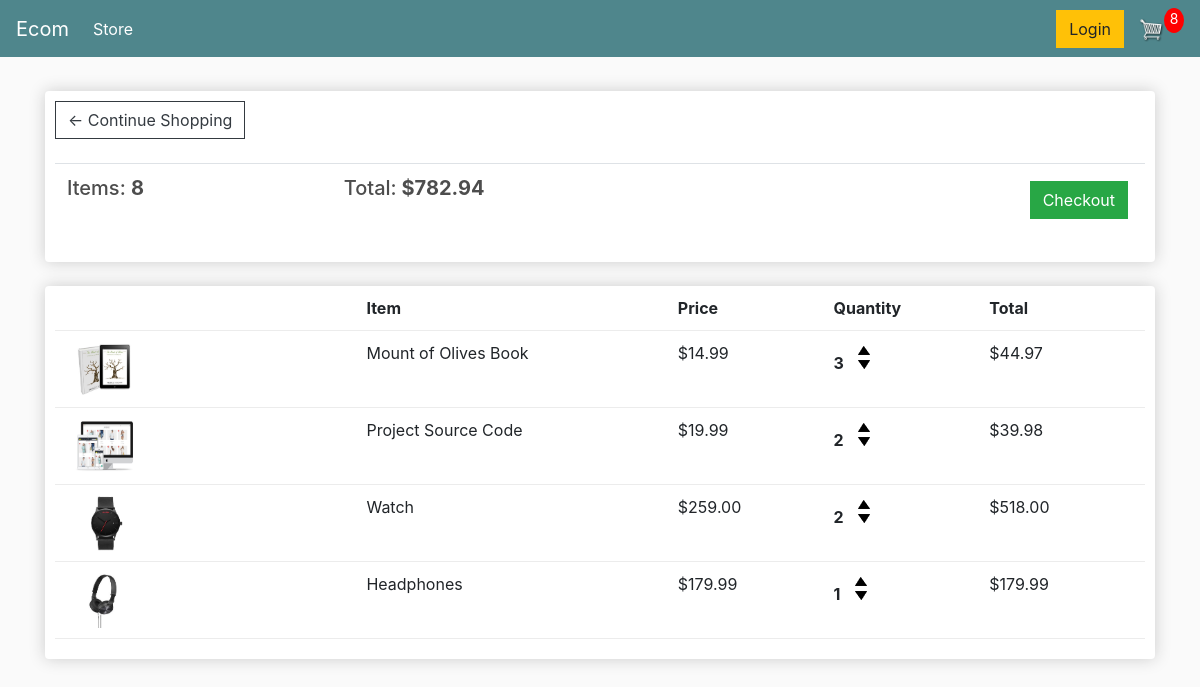
The page /cart/ (signed in) on the database as committed earlier.
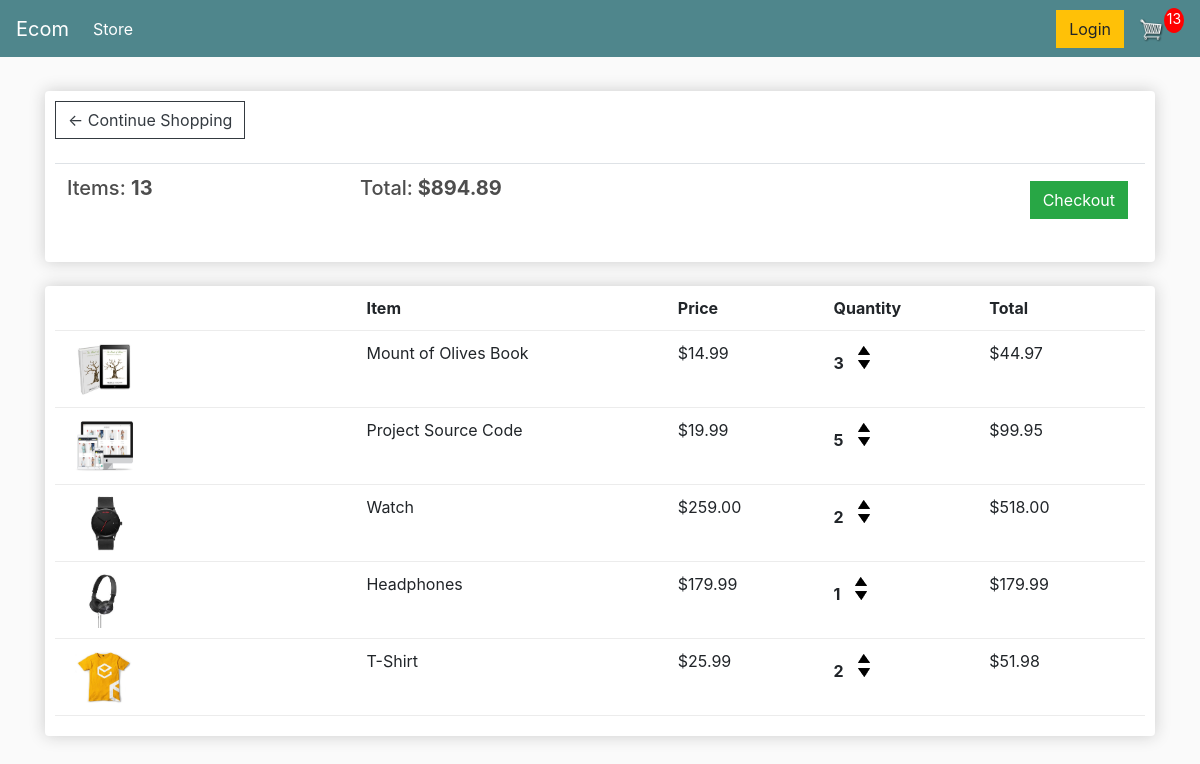
The same page on the database as committed later.
### store/models.py (models this page shows, shortened)
class Order(models.Model):
	customer = models.ForeignKey(Customer, on_delete=models.SET_NULL, null=True, blank=True)
	date_ordered = models.DateTimeField(auto_now_add=True)
	complete = models.BooleanField(default=False)
	transaction_id = models.CharField(max_length=100, null=True)
	@property
	def get_cart_total(self):
		orderitems = self.orderitem_set.all()
		total = sum([item.get_total for item in orderitems])
		return total
	@property
	def get_cart_items(self):
		orderitems = self.orderitem_set.all()
		total = sum([item.quantity for item in orderitems])
		return total

class OrderItem(models.Model):
	product = models.ForeignKey(Product, on_delete=models.SET_NULL, null=True)
	order = models.ForeignKey(Order, on_delete=models.SET_NULL, null=True)
	quantity = models.IntegerField(default=0, null=True, blank=True)
	date_added = models.DateTimeField(auto_now_add=True)
	@property
	def get_total(self):
		total = self.product.price * self.quantity
		return total

class Product(models.Model):
	name = models.CharField(max_length=200)
	price = models.FloatField()
	digital = models.BooleanField(default=False,null=True, blank=True)
	image = models.ImageField(null=True, blank=True)
	@property
	def imageURL(self):
		try:
			url = self.image.url
		except:
			url = ''
		return url

### store/views.py (the view)
# urls.py: path('cart/', views.cart, name="cart"),
def cart(request):
	data = cartData(request)
	cartItems = data['cartItems']
	order = data['order']
	items = data['items']
	context = {'items':items, 'order':order, 'cartItems':cartItems}
	return render(request, 'store/cart.html', context)

### store/utils.py (called while the page is built)
def cartData(request):
	if request.user.is_authenticated:
		customer = request.user.customer
		order, created = Order.objects.get_or_create(customer=customer, complete=False)
		items = order.orderitem_set.all()
		cartItems = order.get_cart_items
	else:
		cookieData = cookieCart(request)
		cartItems = cookieData['cartItems']
		order = cookieData['order']
		items = cookieData['items']
	return {'cartItems':cartItems ,'order':order, 'items':items}

### store/Templates/store/cart.html
{% extends 'store/main.html' %}
{% load static %}
{% block content %}
	<div class="row">
		<div class="col-lg-12">
			<div class="box-element">
				<a  class="btn btn-outline-dark" href="{% url 'store' %}">&#x2190; Continue Shopping</a>
				<br>
				<br>
				<table class="table">
					<tr>
						<th><h5>Items: <strong>{{order.get_cart_items}}</strong></h5></th>
						<th><h5>Total:<strong> ${{order.get_cart_total|floatformat:2}}</strong></h5></th>
						<th>
							<a  style="float:right; margin:5px;" class="btn btn-success" href="{% url 'checkout' %}">Checkout</a>
						</th>
					</tr>
				</table>
			</div>
			<br>
			<div class="box-element">
				<div class="cart-row">
					<div style="flex:2"></div>
					<div style="flex:2"><strong>Item</strong></div>
					<div style="flex:1"><strong>Price</strong></div>
					<div style="flex:1"><strong>Quantity</strong></div>
					<div style="flex:1"><strong>Total</strong></div>
				</div>
				{% for item in items %}
				<div class="cart-row">
					<div style="flex:2"><img class="row-image" src="{{item.product.imageURL}}"></div>
					<div style="flex:2"><p>{{item.product.name}}</p></div>
					<div style="flex:1"><p>${{item.product.price|floatformat:2}}</p></div>
					<div style="flex:1">
						<p class="quantity">{{item.quantity}}</p>
						<div class="quantity">
							<img data-product="{{item.product.id}}" data-action="add" class="chg-quantity update-cart" src="{% static  'images/arrow-up.png' %}">
							<img data-product="{{item.product.id}}" data-action="remove" class="chg-quantity update-cart" src="{% static  'images/arrow-down.png' %}">
						</div>
					</div>
					<div style="flex:1"><p>${{item.get_total|floatformat:2}}</p></div>
				</div>
				{% endfor %}
			</div>
		</div>
	</div>
{% endblock content %}

Rows that differ between the two databases and show on the page:
changed through a linked row, Order: get_cart_items "8" → "13"; get_cart_total "782.94" → "894.89"
changed OrderItem "Project Source Code": quantity "2" → "5"; get_total "39.98" → "99.95"
added OrderItem: product.imageURL (picture), product.name "T-Shirt", product.price "25.99", quantity "2", get_total "51.98"
Other text that changed with them:
{{ cartItems }}: "8" → "13"
